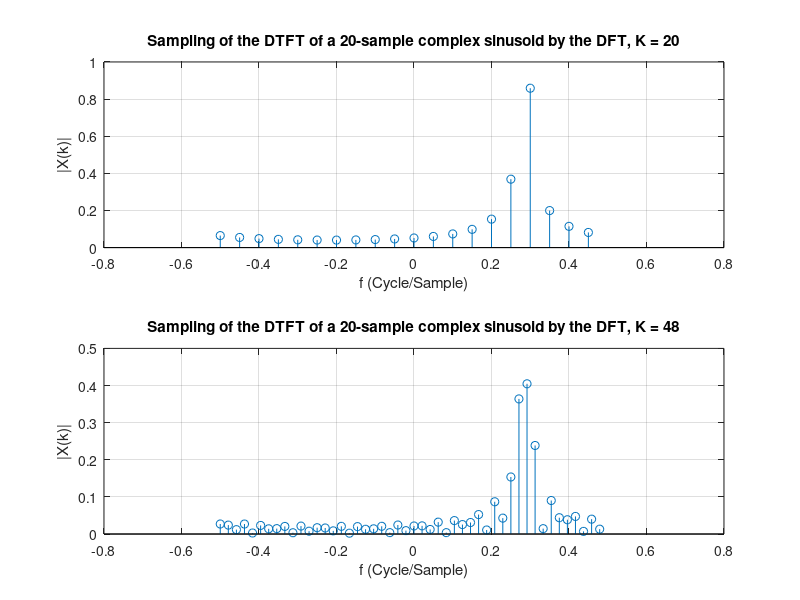

Source code (MATLAB):
clear; clc; close all;
%%
f0 = 0.285;
N = 20;

x = exp(1j*2*pi*f0*(0:N-1));

figure(1)
subplot(2,1,1)
K1 = 20;
X1 = fftshift(fft(x,K1)/K1);
f1 = (0:K1-1)/K1 - 1/2;
stem(f1,abs(X1));
xlabel('f (Cycle/Sample)')
ylabel('|X(k)|')
title('Sampling of the DTFT of a 20-sample complex sinusoid by the DFT, K = 20')
grid on

subplot(2,1,2)
K2 = 48;
X2 = fftshift(fft(x,K2)/K2);
f2 = (0:K2-1)/K2 - 1/2;
stem(f2,abs(X2));
xlabel('f (Cycle/Sample)')
ylabel('|X(k)|')
title('Sampling of the DTFT of a 20-sample complex sinusoid by the DFT, K = 48')
grid on